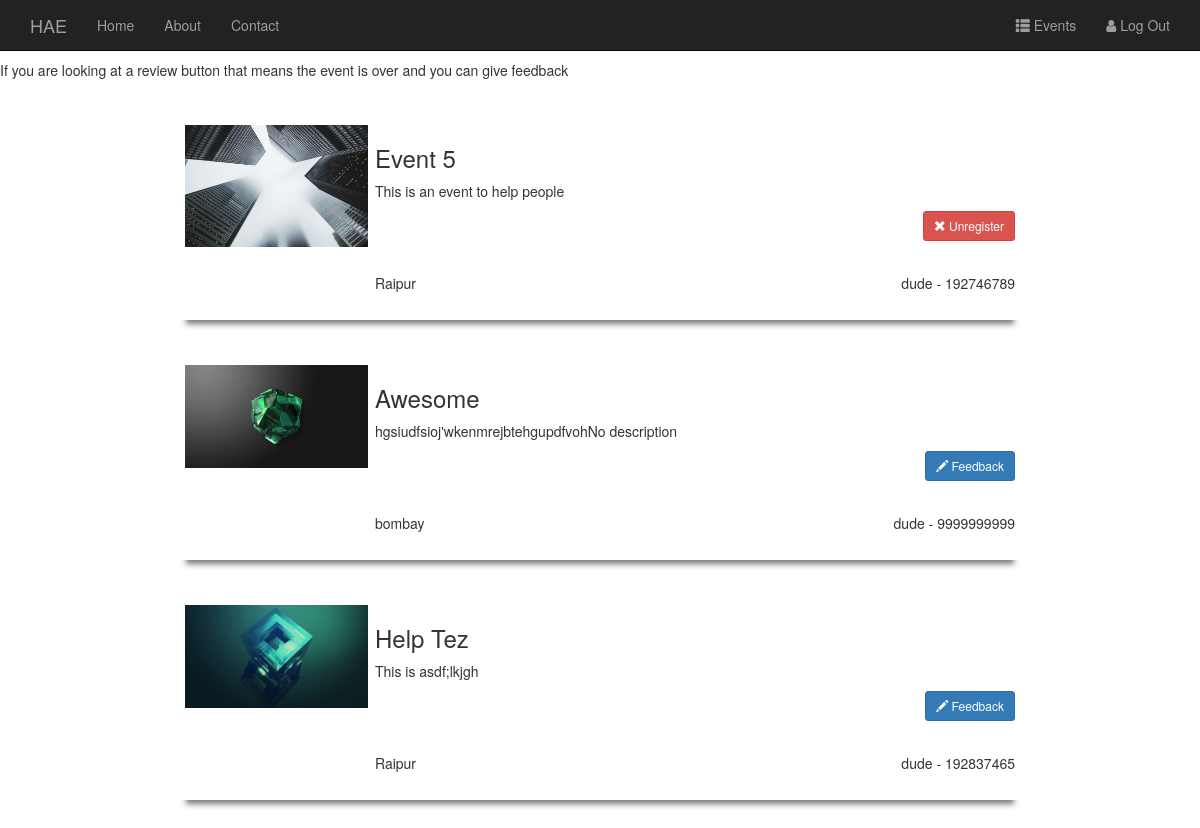
Before: /volunteer/profile/regevents (signed in) with the older database file.
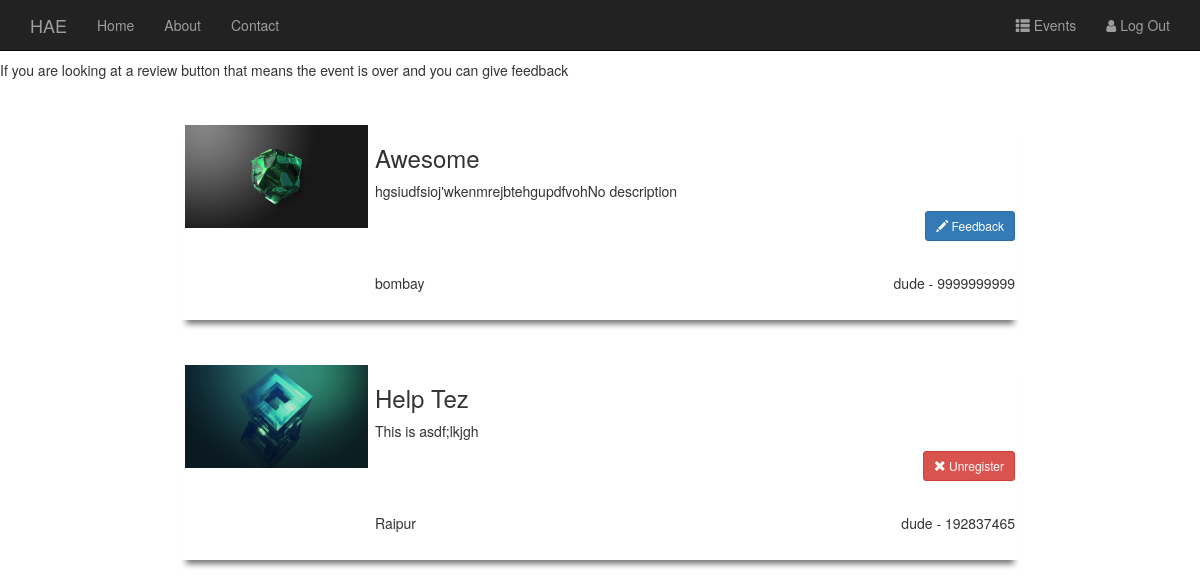
After: the same page with the newer database file.
### Ngo/models.py (models this page shows, shortened)
class Event(models.Model):
    user = models.ForeignKey(User, on_delete=models.CASCADE)
    image = models.FileField(upload_to='media/', null=True, blank=True)
    title = models.CharField(max_length=50)
    description = models.TextField(max_length=1000, default='No description')
    place = models.CharField(max_length=50, default='Raipur')
    contact = models.IntegerField(max_length=10)
    users = models.CharField(max_length=1000, blank=True)
    fro = models.DateField(default=date.today, blank=True)
    to = models.DateField(default=date.today, blank=True)

### Volunteer/views.py (the view)
def regd_events(request):
    template_name = 'regd_events.html'
    user_id = request.user
    find_events = Regevent.objects.get(user=user_id)
    list_events = find_events.events.split('&')
    print(list_events)
    list_events = list_events[:-1]
    events = Event.objects.filter(id__in=list_events)
    return render(request, template_name, {'events': events,
                                                'datetime': datetime.date.today})

### Volunteer/templates/regd_events.html (shortened to what this page needs)
<link rel="stylesheet" href="http://maxcdn.bootstrapcdn.com/font-awesome/4.4.0/css/font-awesome.min.css">
<nav class="navbar navbar-inverse navbar-fixed-top">
  <div class="container">
    <div class="navbar-header">
      <a class="navbar-brand" href="">HAE</a>
    </div>
    <div class="collapse navbar-collapse" id="bs-example-navbar-collapse-1">
      <ul class="nav navbar-nav">
        <li class=""><a href="{% url 'home' %}">Home</a></li>
        <li><a href="">About</a></li>
        <li><a href="">Contact</a></li>
        </ul>
      <ul class="nav navbar-nav navbar-right">
        <li><a href="{% url 'Vol:profile' %}"><i class="glyphicon glyphicon-th-list" aria-hidden="true"></i>
        Events</a></li>
          <li><a href="{% url 'logout' %}"><i class="fa fa-user" aria-hidden="true"></i>
        Log Out</a></li>
      </ul>
    </div>
  </div>
</nav>
<link rel="stylesheet" href="https://maxcdn.bootstrapcdn.com/bootstrap/3.3.7/css/bootstrap.min.css">
<body>
hey {{ user.username }}<br>
Here are your Registered Events<br><br>
If you are looking at a review button that means the event is over and you can give feedback
{% for event in events %}
    <div class="box effect1">
    <div class="img">
        <img src="{{ event.image.url }}" alt="oh no" class="img-responsive">
    </div>
    <h3 style="padding-left: 190px">{{ event.title }}</h3>
    <p style="padding-left: 190px">{{ event.description }}</p>
    {% if event.to >= datetime %}
    <a href="{% url 'Vol:event-unregister' event.id user.id %}" onclick="" id="but" class="btn btn-danger btn-sm"><span class="glyphicon glyphicon-remove"></span> Unregister
    </a>
    {% endif %}
    {% if event.to < datetime %}
    <a href="#" onclick="" id="but" class="btn btn-primary btn-sm"><span class="glyphicon glyphicon-pencil"></span> Feedback
    </a>
    {% endif %}
    <div id="bottom" style="padding-left: 190px">
     <h5 style="float: left">{{ event.place }}</h5>
    <h5 style="float: right">{{ event.user }} - {{ event.contact }}</h5>
    </div>
</div>
{% endfor %}
</body>

### Volunteer/templates/regd_events.html (style rules this page uses)
body { background-color:#ccc }
.box { width:70%; height:200px; background:#FFF; margin:40px auto; padding: 5px; }
.effect1 { -webkit-box-shadow: 0 10px 6px -6px #777; -moz-box-shadow: 0 10px 6px -6px #777; box-shadow: 0 10px 6px -6px #777; }
.img { width: 55%; size: 80px; }
img { float: left; width: 40%; }
#bottom { padding-top: 55px; }
a { float: right; }

Changed rows visible on the page:
no longer on this page (row edited): Event: image (picture), title "Event 5", description "This is an event to help people", to "2018-03-28" (drawn), place "Raipur", user "dude", contact "192746789"
changed Event "Help Tez": to "Feedback" → "Unregister"
